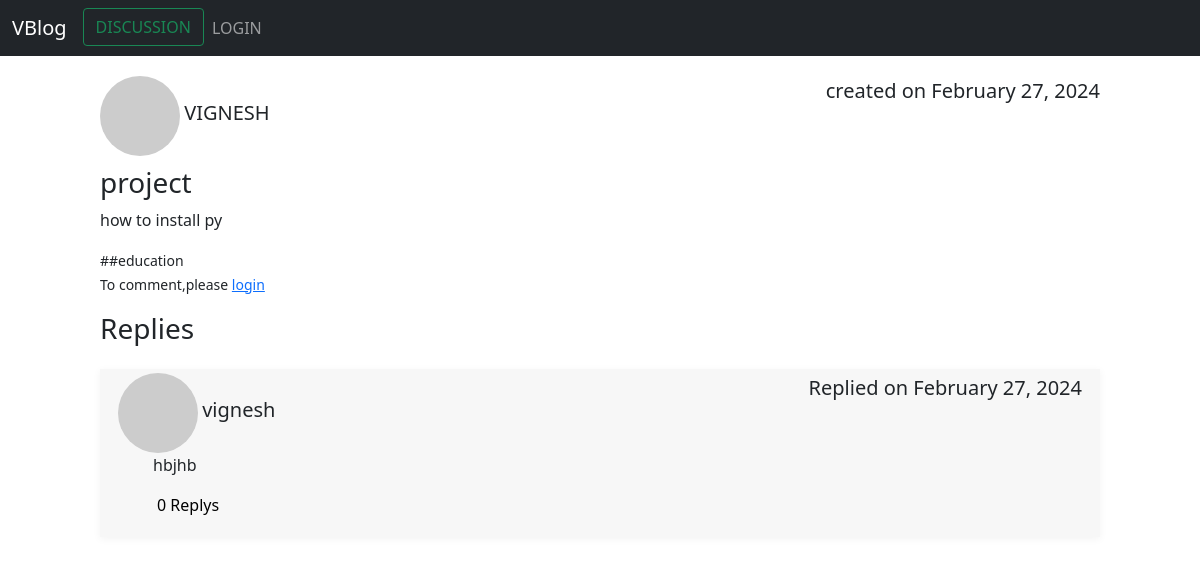
Page /discussion/1/project on the committed database.
### app.py (models this page shows)
class Users(db.Model,UserMixin):
    __tablename__ = "users"
    id = db.Column(db.Integer,primary_key=True)
    email = db.Column(db.String(100),unique=True)
    password = db.Column(db.String(100))
    name = db.Column(db.String(100))
    posts = db.relationship("BlogPost", backref="poster")
    comments = relationship("Comments", back_populates="comment_author")
    thread_posts = relationship("Thread", back_populates="thread_author")
    thread_comments_one = relationship("ThreadCommentsOne", back_populates="thread_comment_author")
    thread_comments_two = relationship("ThreadCommentsTwo", back_populates="thread_comment_two_author")

class Thread(db.Model):
    __tablename__="thread"
    id = db.Column(db.Integer,primary_key=True)
    title = db.Column(db.String(250),nullable=False)
    brief = db.Column(db.String(250),nullable=False)
    categories = db.Column(db.String(250),nullable=True)
    hashtags = db.Column(db.String(250),nullable=True)
    date = db.Column(db.String(250),nullable=False)
    author_id = db.Column(db.Integer, db.ForeignKey("users.id"))
    thread_author = relationship("Users", back_populates="thread_posts")
    thread_comments = relationship("ThreadCommentsOne", back_populates="parent_thread")

class ThreadCommentsOne(db.Model):
    __tablename__ = "thread_comments_one"
    id = db.Column(db.Integer,primary_key=True)
    author_id = db.Column(db.Integer, db.ForeignKey("users.id"))
    date = db.Column(db.String(250), nullable=False)
    thread_comment_author = relationship("Users", back_populates="thread_comments_one")
    thread_id = db.Column(db.Integer, db.ForeignKey("thread.id"))
    parent_thread = relationship("Thread", back_populates="thread_comments")
    text = db.Column(db.Text,nullable=False)
    thread_comments_two = relationship("ThreadCommentsTwo", back_populates="thread_comment")

### app.py (the view, shortened to what this page needs)
@app.route("/discussion/<int:thread_id>/<string:thread>",methods=["GET","POST"])
def show_thread(thread,thread_id):
    required_thread = Thread.query.filter_by(id=thread_id).first()
    form = CommentForm()
    return render_template("thread_post.html",thread=required_thread,form=form)

### app.py (called while the page is built)
@app.context_processor
def inject_data():
    search_form = SearchForm()
    return dict(search_form=search_form)

### templates/thread_post.html (shortened to what this page needs)
{% extends "base.html" %}
{% block style_link %}
    <link rel="stylesheet" href="{{ url_for("static",filename="thread_post_style.css") }}">
    <link href="https://code.ionicframework.com/ionicons/2.0.1/css/ionicons.min.css" rel="stylesheet">
{% endblock %}
{% block content %}
    <nav class="navbar navbar-expand-lg navbar-dark bg-dark">
        <div class="container-fluid">
            <a class="navbar-brand" href="{{ url_for("index") }}">VBlog</a>
            <div class="collapse navbar-collapse" id="navbarTogglerDemo03">
                <ul class="navbar-nav me-auto mb-2 mb-lg-0">
                    <li class="nav-item">
                        <a class="btn btn-outline-success" aria-current="page" href="{{ url_for("discussion") }}">DISCUSSION</a>
                    </li>
                    {% if current_user.is_authenticated %}
                        <li class="nav-item">
                            <a class="nav-link" href="{{ url_for("create_forum") }}">ASK QUESTION</a>
                        </li>
                        <li class="nav-item">
                            <a class="nav-link" href="{{ url_for("logout") }}">LOGOUT</a>
                        </li>
                    {% else %}
                        <li class="nav-item">
                            <a class="nav-link" href="{{ url_for("login") }}">LOGIN</a>
                        </li>
                    {% endif %}
                </ul>
            </div>
        </div>
    </nav>
    <div class="col-lg-10 col-md-10 mx-auto mt-2">
        <div style="margin-top: 20px;">
            <span class="d-flex justify-content-between"><span><img src="{{ thread.thread_author.email | gravatar(size=40) }}" alt="" style="border-radius: 50%;"> <h5 style="display: inline;text-transform: uppercase;">{{ thread.thread_author.name }}</h5></span> <small class="fs-5">created on {{ thread.date }}</small></span>
            <div style="text-align: justify;margin-top: 10px;">
                <h3>{{ thread.title }}</h3>
                {{ thread.brief|safe }}
                <small>{{ thread.hashtags }}</small>
            </div>
        </div>
        {% if current_user.is_authenticated %}
            <button  onclick="hide();" id="show_btn" class="btn btn-primary mt-3">Reply</button>
            {% if current_user.id == thread.author_id %}
                <div class="d-inline">
                    <a href="{{ url_for("edit_thread",thread_id=thread.id) }}" class="text-decoration-none text-black">Edit
                        <svg xmlns="http://www.w3.org/2000/svg" width="20" height="20" fill="currentColor" class="bi bi-pencil-square" viewBox="0 0 16 16">
                            <path d="M15.502 1.94a.5.5 0 0 1 0 .706L14.459 3.69l-2-2L13.502.646a.5.5 0 0 1 .707 0l1.293 1.293zm-1.75 2.456-2-2L4.939 9.21a.5.5 0 0 0-.121.196l-.805 2.414a.25.25 0 0 0 .316.316l2.414-.805a.5.5 0 0 0 .196-.12l6.813-6.814z"/>
                            <path fill-rule="evenodd" d="M1 13.5A1.5 1.5 0 0 0 2.5 15h11a1.5 1.5 0 0 0 1.5-1.5v-6a.5.5 0 0 0-1 0v6a.5.5 0 0 1-.5.5h-11a.5.5 0 0 1-.5-.5v-11a.5.5 0 0 1 .5-.5H9a.5.5 0 0 0 0-1H2.5A1.5 1.5 0 0 0 1 2.5v11z"/>
                        </svg></a>
                </div>
            {% endif %}
        {% else %}
            <small>To comment,please <a href="{{ url_for("login") }}">login</a></small>
        {% endif %}
        <div class="mt-3">
            <h3>Replies</h3>
            {% for comment in thread.thread_comments %}
                <div class="mt-4 comments">
                    <span class="d-flex justify-content-between"><span><img src="{{ comment.thread_comment_author.email | gravatar(size=40) }}" alt="" style="border-radius: 50%;"> <h5 style="display: inline">{{ comment.thread_comment_author.name  }}</h5></span> <small class="fs-5">Replied on {{ comment.date }}</small></span>
                    <div style="margin-left: 35px;text-align: justify">
                        {{ comment.text|safe  }}
                        <div class="col px-1 mb-3">  <a class="text-sm text-decoration-none text-black" href="{{ url_for("show_thread_comments",thread=thread.title,comment=comment.id) }}">{{ comment.thread_comments_two|length }} Replys</a> </div>
                    </div>
                </div>
            {% else %}
                <div class="alert alert-info" role="alert">
                    No replies yet!
                </div>
            {% endfor %}
        </div>
    </div>
{% endblock %}

### static/thread_post_style.css (style rules this page uses)
.comments { background-color: #f7f7f7; padding: 4px 18px; word-wrap: break-word; border-top: 2px; box-shadow: 0 2px 8px 0 rgb(0 0 0 /5%); }

### rows in the picture
Users: thread_author.name "VIGNESH"
Thread: date "February 27, 2024", title "project", brief "how to install py", hashtags "##education"
ThreadCommentsOne: thread_comment_author.name "vignesh", date "February 27, 2024", text "hbjhb", thread_comments_two|length "0"
